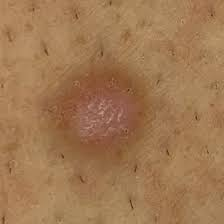
#> input picture openCV/df5.png, 224 x 224 px
$ python imgIso2.py
#> lines starting #> are read from the running program, lines starting #| are printed output that depends on the picture; after the words box and inside, x2 and y2 are one past the last pixel; in counts of white or black regions, pixels touching at a corner belong together
import numpy as np
import cv2
from matplotlib import pyplot as plt

img = cv2.imread('df5.png')
#> img is the input picture: shape (224, 224, 3); mean B, G, R 81.9, 119.8, 160
gray = cv2.cvtColor(img, cv2.COLOR_BGR2GRAY)
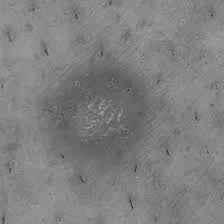
#> gray: shape (224, 224); min 49, max 169, mean 127.5
_, threshold = cv2.threshold(gray,80,130, cv2.THRESH_BINARY_INV)
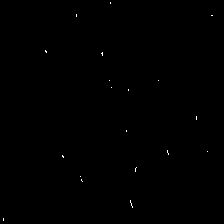
#> threshold: shape (224, 224); values 0 (black) and 130 (white), 0.11% white in thin lines or dots

contours, _ = cv2.findContours(threshold, cv2.RETR_TREE, cv2.CHAIN_APPROX_SIMPLE)
#> contours = 19 contours, all with area under 20
i=0
for contour in contours:
    if i==0:
        i=1
        continue
    appox = cv2.approxPolyDP(contour, 0.01*cv2.arcLength(contour, True), True)
    cv2.drawContours(img, [appox], 0, (255,0,255),5)
#Center of the shapes
    M = cv2.moments(contour)
    if M['m00'] != 0.0:
        x = int(M['m10']/M['m00'])
        y = int(M['m01']/M['m00'])
#> this loop made 19 passes
#> (appox, x, y) on passes 6, 15, 16: ([[62, 155], [62, 156], [63, 157], [63, 156]], 62, 156), ([[102, 52], [101, 53], [102, 54], [102, 55]], 101, 53), ([[45, 50], [45, 51], [46, 52], [46, 51]], 45, 51)
#> (contour, i) on pass 1: ([[3, 218], [3, 220]], 1)
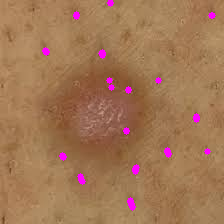
#> img: shape (224, 224, 3); 1.5% of pixels changed, all inside (x1, y1, x2, y2) = (42, 0, 216, 211)
#> after the loop, i = 1


cv2.imshow('Shapes', img)
cv2.waitKey(0)
cv2.destroyAllWindows()
